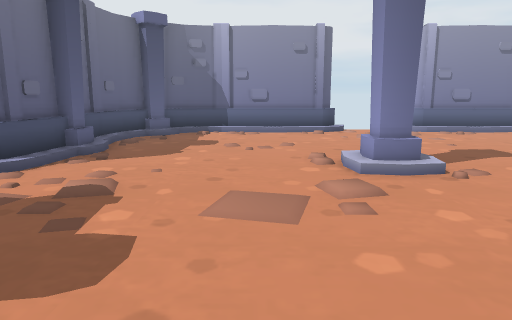
view 1 (above)

12 first-person views from a walk through a scene from a Unity 3-D project. The camera is 1.4 m above the floor, tilts 10° down and sees 70° across. The floor is counted in squares, 1 m on a side. Each view is taken from the middle of a square. On the plan, view 1 faces up. The plan holds only what a view shows up to about 16 squares ahead; the rest is blank.

view 2
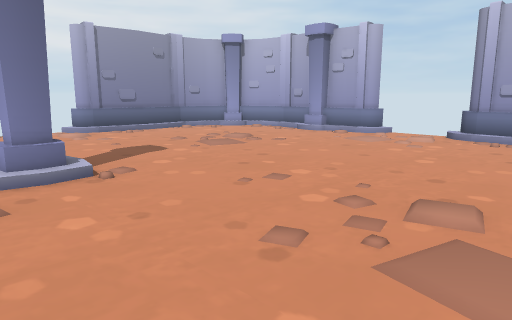

view 3
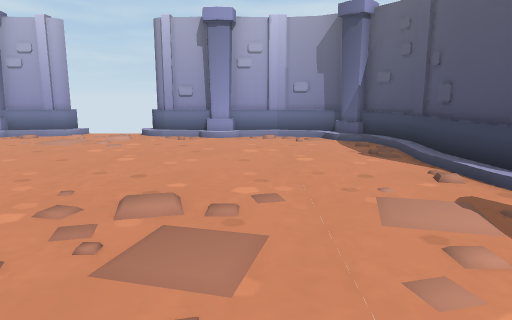

view 4
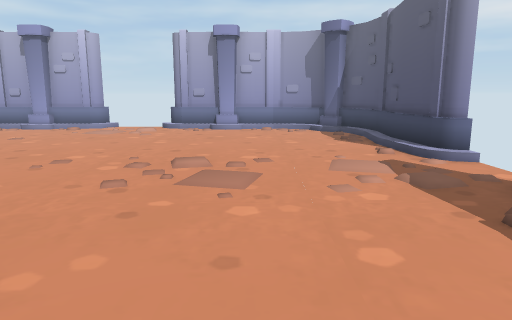

view 5
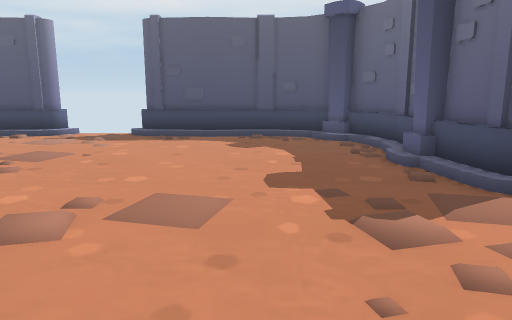

view 6
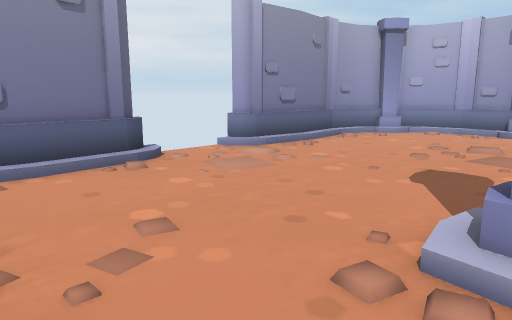

view 7
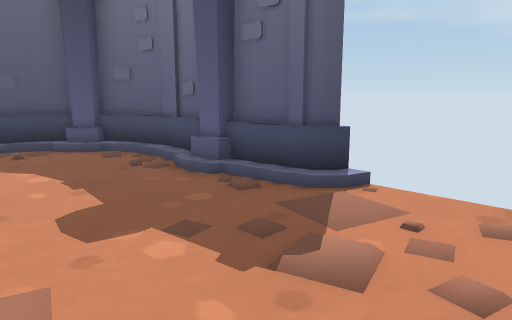

view 8
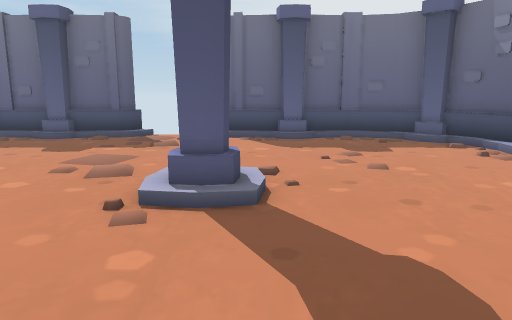

view 9
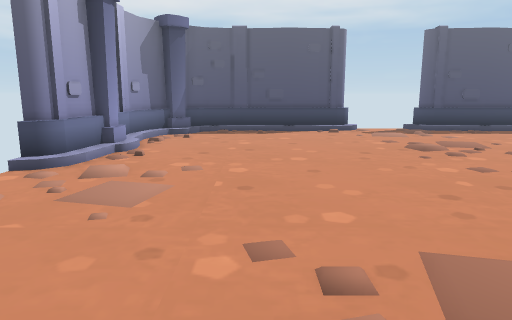

view 10
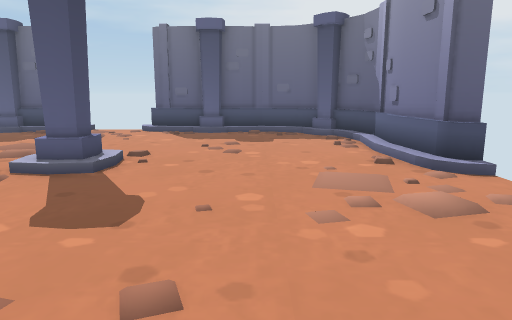

view 11
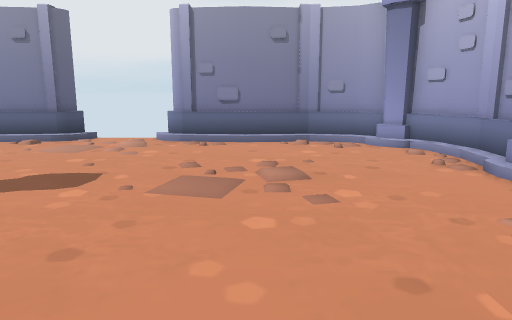

view 12
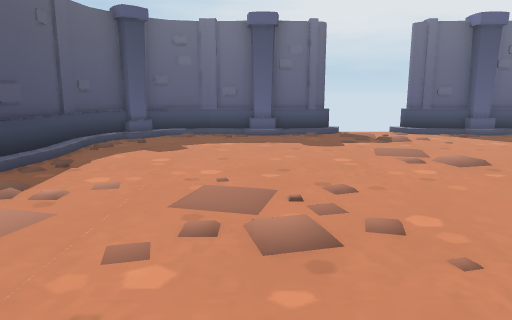

### Floor plan
Key: @ floor where view 1 was taken; # wall or solid block; x gap in a wall; . floor; / step, stairs or slope; = window, fence, low wall or low ledge.
Columns run from 5 left of view 1 to 15 right of it. Each row starts with its distance up from view 1.
 15   #######..########
 14  ##=////....//////##
 13 ##//...........././#
 12 #/................/#
 11 #/.................#
 10 #/.................#
  9 #/.................#
  8 #//....//..........#
  7 #....../#..........##
  6 ....................
  5 ....................
  4 #...................x
  3 #/.................##
  2 #/.................#
  1 #/.................#
  0 #//..@.............#
 -1 #/.................#
 -2 #/.................#
 -3 ##/...............##
 -4  ########...#######
 -5         #  x#

Positions as (right, up) in squares from view 1, and headings:
1: (0, 0), facing up
2: (1, 0), facing up-right
3: (1, 0), facing right
4: (-2, 0), facing right
5: (-1, 9), facing down
6: (-1, 7), facing up-right
7: (0, 7), facing down-left
8: (8, 8), facing left
9: (10, 11), facing down
10: (10, 11), facing left
11: (9, 3), facing up
12: (9, 1), facing left
